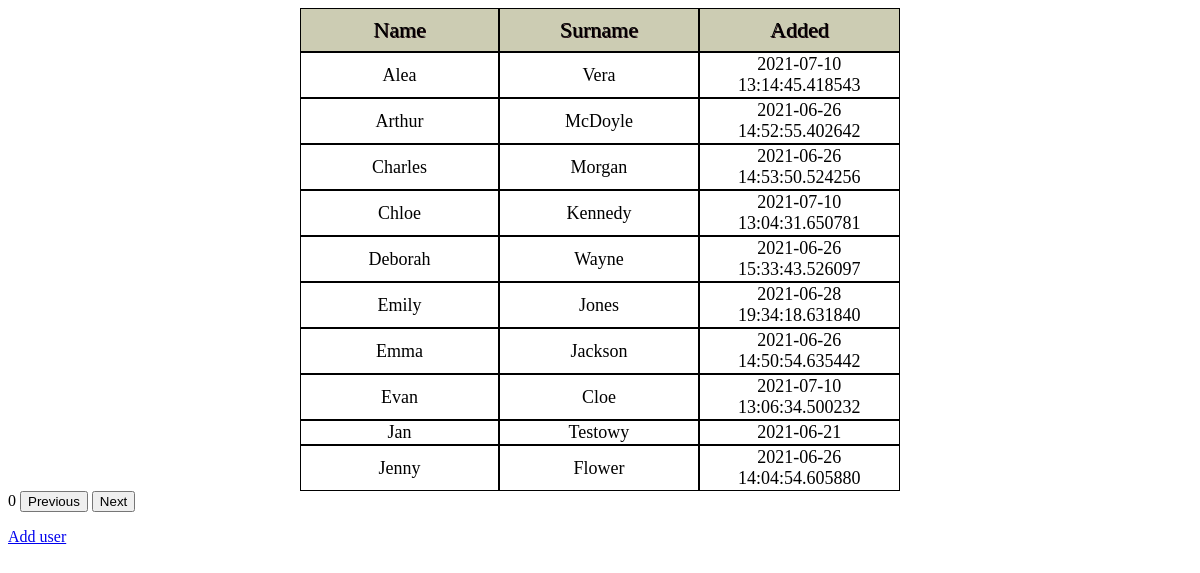
The page /page=0 on the database its author committed.
### tables this page shows
CREATE TABLE users (
  id INTEGER PRIMARY KEY AUTOINCREMENT,
  name TEXT UNIQUE NOT NULL,
  surname TEXT UNIQUE NOT NULL,
  data_dodania datetime NOT NULL
);

### main.py (the view)
@app.route('/page=<page>', methods=['GET', 'POST'])
def users_pages(page):
    users_per_page = 10
    start_at = int(page) * users_per_page
    db = get_db()
    kursor = db.execute('SELECT * FROM users ORDER BY name ASC LIMIT %s OFFSET %s;' % (users_per_page, start_at))
    print(page)
    print(users_per_page)
    print(start_at)
    users = kursor.fetchall()  # fetchall zwraca dane w formie listy
    return render_template('user.html', users=users, page=page)

### main.py (called while the page is built)
def get_db():
    if not g.get('db'):  # jezeli brak połączenia to je tworzymy
        conn = sqlite3.connect(app.config['DATABASE'])
        conn.row_factory = sqlite3.Row
        g.db = conn  # zapisujemy połączenie w kontekście aplikacji
    return g.db  # zwracamy połączenie z bazą

### templates/user.html (shortened to what this page needs)
<!DOCTYPE html>
<html lang="en">
<head>
    <link rel= "stylesheet" type= "text/css" href= "{{ url_for('static',filename='style.css') }}">
</head>
<body>
    <table class="user-table">
    <tr>
        <td class="first-row">Name</td>
        <td class="first-row">Surname</td>
        <td class="first-row">Added</td>
    </tr>
        {% for user in users %}
            <tr>
                 <td> {{user.name}}</td>
                <td>  {{user.surname}}</td>
                <td>{{user.data_dodania}}</td>
            </tr>
            {% endfor %}
        </table>
    {% if page %}
           {{ page}}
        {% endif %}
    <button onclick="window.location.href='{{ url_for( 'users') }}';">Previous</button>
    <button onclick="window.location.href='{{ url_for( 'users_pages', page=0) }}';">Next</button>
    <p><a href="{{url_for('index')}}">Add user</a></p>
</body>
</html>

### static/style.css (style rules this page uses)
td { border: 1px solid black; width: 200px; height: 20px; font-size: 18px; text-align: center; }
.user-table { width: 600px; display: block; margin-left: auto; margin-right: auto; border-spacing: 0px; }
.first-row { height: 40px; font: 22px solid black; text-shadow: 1px 1px #1a000d; background-color: #ccccb3; }

### rows shown on the page
users: name "Alea", surname "Vera", data_dodania "2021-07-10 13:14:45.418543"
users: name "Arthur", surname "McDoyle", data_dodania "2021-06-26 14:52:55.402642"
users: name "Charles", surname "Morgan", data_dodania "2021-06-26 14:53:50.524256"
users: name "Chloe", surname "Kennedy", data_dodania "2021-07-10 13:04:31.650781"
users: name "Deborah", surname "Wayne", data_dodania "2021-06-26 15:33:43.526097"
users: name "Emily", surname "Jones", data_dodania "2021-06-28 19:34:18.631840"
users: name "Emma", surname "Jackson", data_dodania "2021-06-26 14:50:54.635442"
users: name "Evan", surname "Cloe", data_dodania "2021-07-10 13:06:34.500232"
users: name "Jan", surname "Testowy", data_dodania "2021-06-21"
users: name "Jenny", surname "Flower", data_dodania "2021-06-26 14:04:54.605880"

### other values the page prints
{{ page }} "0"
